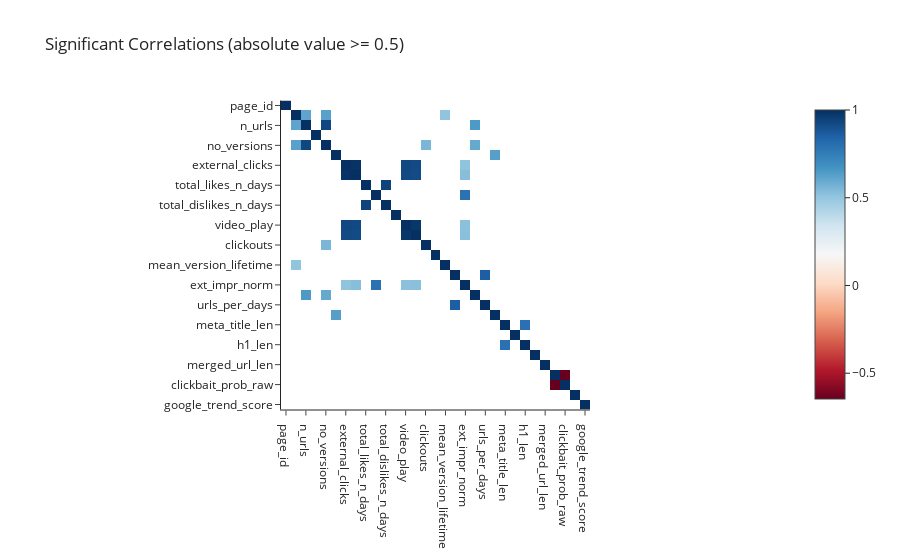

Notebook cell for this chart:
### Code cell
# Compute the correlation matrix
corr_matrix = df[num_variables].corr()

# Set the threshold for significant correlations
threshold = 0.5  # You can adjust this threshold as needed

# Create a mask to filter out insignificant correlations
mask = np.abs(corr_matrix) >= threshold
corr_matrix_filtered = corr_matrix[mask]

# Print the filtered correlation matrix
print(corr_matrix_filtered)

# Create heatmap of filtered correlation matrix
fig = px.imshow(corr_matrix_filtered, color_continuous_scale='RdBu', title='Significant Correlations (absolute value >= 0.5)')
fig.show()

### Figure 1 — Plotly figure (JSON) as saved in the notebook; plotly's stock layout.template omitted (floating-point values rounded to 4 significant figures; data arrays with more than 128 entries replaced by an {"elided": "..."} marker saying what was removed)
{"data": [{"coloraxis": "coloraxis", "hovertemplate": "x: %{x}<br>y: %{y}<br>color: %{z}<extra></extra>", "name": "0", "type": "heatmap", "x": ["page_id", "n_days", "n_urls", "age", "no_versions", "word_count", "external_clicks", "external_impressions", "total_likes_n_days", "daily_likes_median", "total_dislikes_n_days", "daily_dislikes_median", "video_play", "page_impressions", "clickouts", "ctr", "mean_version_lifetime", "publ_freq", "ext_impr_norm", "urls_per_age", "urls_per_days", "scraped_word_count", "meta_title_len", "meta_desc_len", "h1_len", "abstract_len", "merged_url_len", "clickbait_prob", "clickbait_prob_raw", "google_trend_prob", "google_trend_score"], "xaxis": "x", "y": ["page_id", "n_days", "n_urls", "age", "no_versions", "word_count", "external_clicks", "external_impressions", "total_likes_n_days", "daily_likes_median", "total_dislikes_n_days", "daily_dislikes_median", "video_play", "page_impressions", "clickouts", "ctr", "mean_version_lifetime", "publ_freq", "ext_impr_norm", "urls_per_age", "urls_per_days", "scraped_word_count", "meta_title_len", "meta_desc_len", "h1_len", "abstract_len", "merged_url_len", "clickbait_prob", "clickbait_prob_raw", "google_trend_prob", "google_trend_score"], "yaxis": "y", "z": {"elided": "31x31 float values"}}], "layout": {"coloraxis": {"colorscale": [[0, "rgb(103,0,31)"], [0.1, "rgb(178,24,43)"], [0.2, "rgb(214,96,77)"], [0.3, "rgb(244,165,130)"], [0.4, "rgb(253,219,199)"], [0.5, "rgb(247,247,247)"], [0.6, "rgb(209,229,240)"], [0.7, "rgb(146,197,222)"], [0.8, "rgb(67,147,195)"], [0.9, "rgb(33,102,172)"], [1, "rgb(5,48,97)"]]}, "title": {"text": "Significant Correlations (absolute value >= 0.5)"}, "xaxis": {"anchor": "y", "constrain": "domain", "domain": [0, 1], "scaleanchor": "y"}, "yaxis": {"anchor": "x", "autorange": "reversed", "constrain": "domain", "domain": [0, 1]}}}
